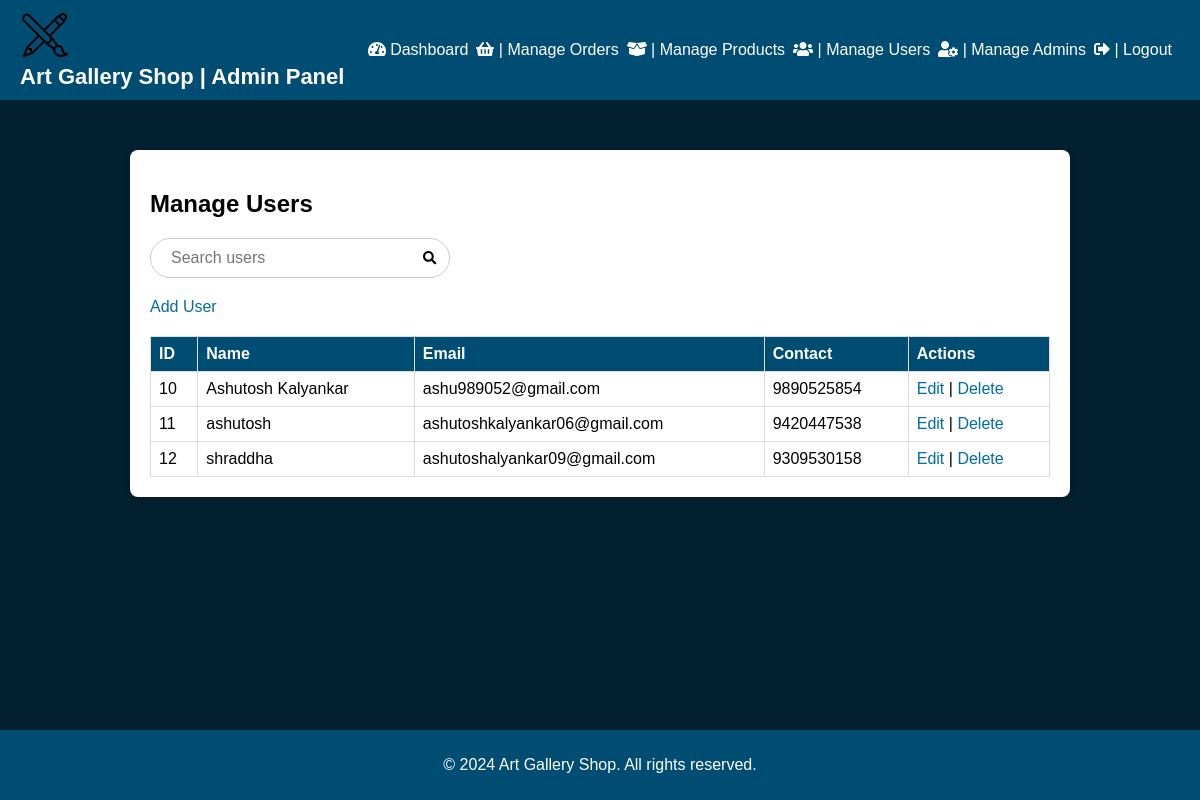
Before: /admin/manage_users.php (signed in) with the older database file.
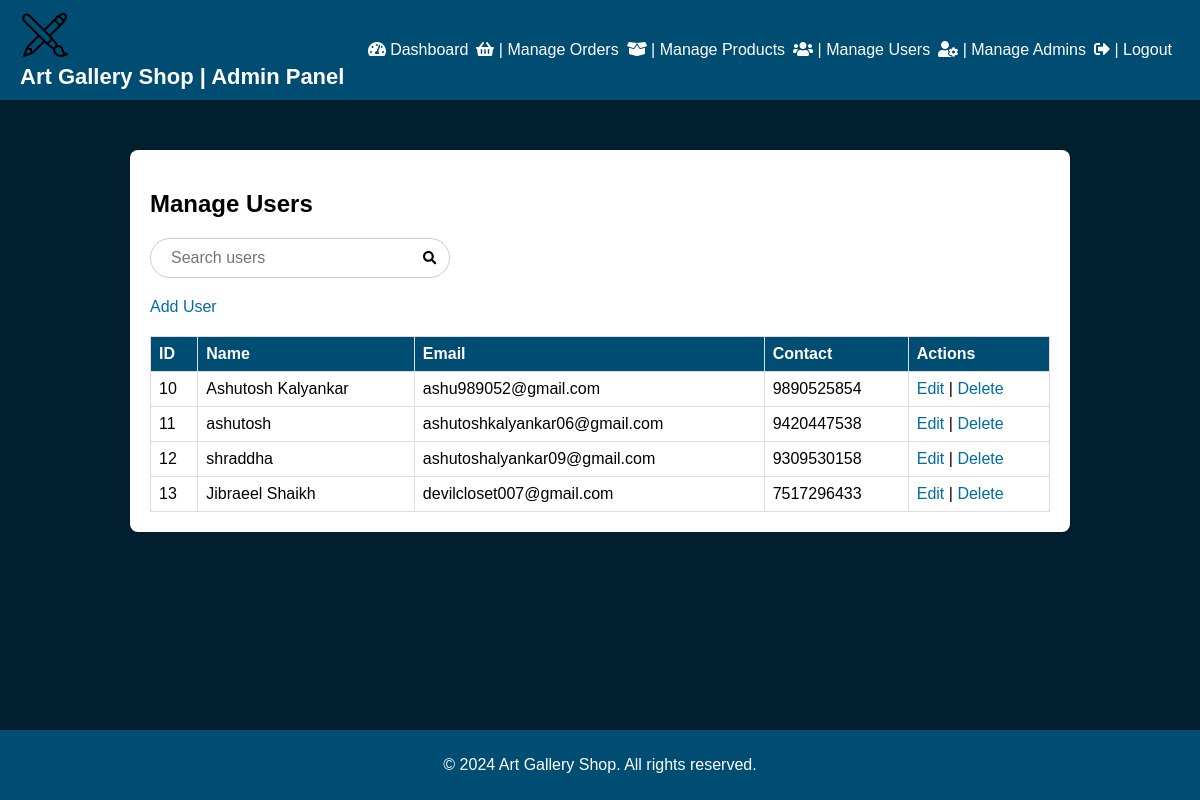
After: the same page with the newer database file.
### tables this page shows
CREATE TABLE `users` (
  `id` int(11) NOT NULL,
  `name` varchar(100) NOT NULL,
  `email` varchar(100) NOT NULL,
  `password` varchar(255) NOT NULL,
  `contact` varchar(20) DEFAULT NULL
);

### admin/manage_users.php (the view, shortened to what this page needs)
<?php
include 'includes/config.php';
$sql = "SELECT * FROM users";
$result = $conn->query($sql);
?>
<!DOCTYPE html>
<html lang="en">
<head>
    <link rel="stylesheet" href="css/manage_users_style.css">
    <link rel="stylesheet" href="css/style.css">
    <link rel="stylesheet" href="https://cdnjs.cloudflare.com/ajax/libs/font-awesome/5.15.3/css/all.min.css">
</head>
<body>
<?php include 'navbar.php'; ?>
    <div class="users-container">
        <h2>Manage Users</h2>
        <form id="searchForm" class="search-container">
            <input type="text" id="searchInput" name="search" placeholder="Search users">
            <button type="submit"><i class="fas fa-search"></i></button>
        </form>
        <a href="add_user.php">Add User</a>
        <table id="userTable">
            <thead>
                <tr>
                    <th>ID</th>
                    <th>Name</th>
                    <th>Email</th>
                    <th>Contact</th>
                    <th>Actions</th>
                </tr>
            </thead>
            <tbody>
                <?php
                if ($result->num_rows > 0) {
                    while ($row = $result->fetch_assoc()) {
                        echo "<tr>
                                <td>{$row['id']}</td>
                                <td>{$row['name']}</td>
                                <td>{$row['email']}</td>
                                <td>{$row['contact']}</td>
                                <td>
                                    <a href='edit_user.php?id={$row['id']}'>Edit</a> |
                                    <a href='delete_user.php?id={$row['id']}' onclick='return confirm(\"Are you sure?\")'>Delete</a>
                                </td>
                              </tr>";
                    }
                } else {
                    echo "<tr><td colspan='5'>No users found</td></tr>";
                }
                ?>
            </tbody>
        </table>
    </div>
    <footer class="footer">
        <p>&copy; 2024 Art Gallery Shop. All rights reserved.</p>
    </footer>
</body>
</html>

Changed rows visible on the page:
added users: id "13", name "Jibraeel Shaikh", email "devilcloset007@gmail.com", contact "7517296433"
